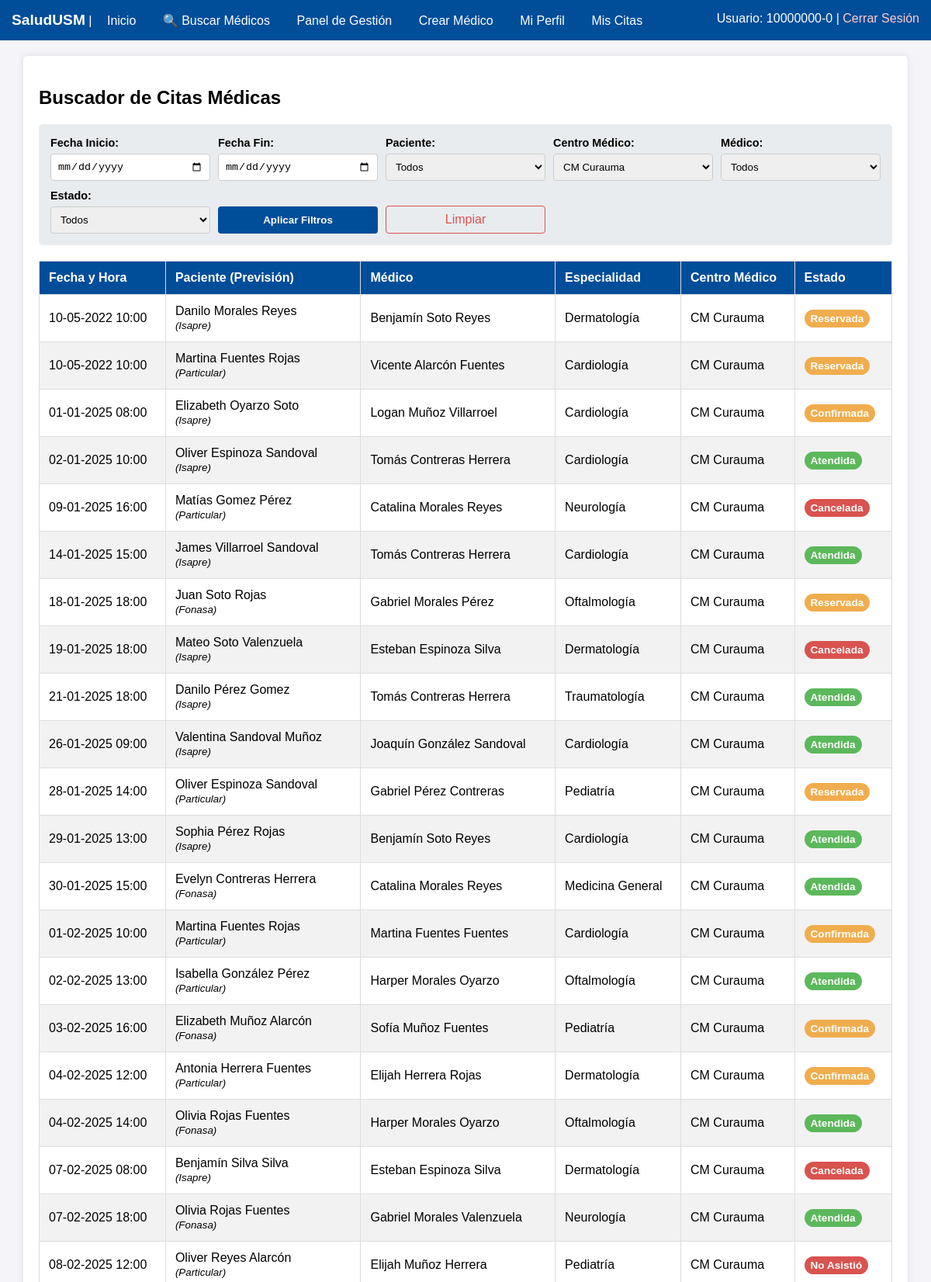
Page /Php/citas.php?id_cm=2 (signed in, upper part) on the committed database.
### tables this page shows
CREATE TABLE IF NOT EXISTS Citas (
    id_cita INT AUTO_INCREMENT PRIMARY KEY,
    rut_pac VARCHAR(10) NOT NULL,
    rut_med VARCHAR(10) NOT NULL,
    id_cm INT NOT NULL,
    id_espec INT NOT NULL,
    id_estado INT NOT NULL,
    fecha_y_hora DATETIME NOT NULL,
    comentario VARCHAR(255) NULL,
    CONSTRAINT FK_Citas_Pacientes FOREIGN KEY (rut_pac) 
        REFERENCES Pacientes(rut_pac) ON UPDATE CASCADE,
    CONSTRAINT FK_Citas_Medicos FOREIGN KEY (rut_med) 
        REFERENCES Medicos(rut_med) ON UPDATE CASCADE,
    CONSTRAINT FK_Citas_CentrosMedicos FOREIGN KEY (id_cm) 
        REFERENCES Centros_medicos(id_cm) ON UPDATE CASCADE,
    CONSTRAINT FK_Citas_Especialidades FOREIGN KEY (id_espec) 
        REFERENCES Especialidades(id_espec) ON UPDATE CASCADE,
    CONSTRAINT FK_Citas_Estado FOREIGN KEY (id_estado) 
        REFERENCES Estado(id_estado) ON UPDATE CASCADE
);

CREATE TABLE IF NOT EXISTS Pacientes (
    rut_pac VARCHAR(10) PRIMARY KEY,
    id_prevision INT NOT NULL,
    Nombre_pac VARCHAR(100) NOT NULL,
    fecha_de_nacimiento DATE NOT NULL,
    sexo VARCHAR(15) NOT NULL,
    telefono_de_contacto VARCHAR(15) NOT NULL,
    CONSTRAINT FK_Pacientes_Prevision FOREIGN KEY (id_prevision) 
        REFERENCES Prevision_de_salud(id_prevision) ON UPDATE CASCADE
);

CREATE TABLE IF NOT EXISTS Prevision_de_salud (
    id_prevision INT AUTO_INCREMENT PRIMARY KEY,
    Nombre_prevision VARCHAR(50) NOT NULL UNIQUE
);

CREATE TABLE IF NOT EXISTS Medicos (
    rut_med VARCHAR(10) PRIMARY KEY,
    Nombre_med VARCHAR(100) NOT NULL,
    Email VARCHAR(100) NOT NULL UNIQUE
);

CREATE TABLE IF NOT EXISTS Especialidades (
    id_espec INT AUTO_INCREMENT PRIMARY KEY,
    tipo VARCHAR(50) NOT NULL UNIQUE
);

CREATE TABLE IF NOT EXISTS Centros_medicos (
    id_cm INT AUTO_INCREMENT PRIMARY KEY,
    nombre_cm VARCHAR(100) NOT NULL,
    comuna VARCHAR(50) NOT NULL,
    region VARCHAR(50) NOT NULL
);

CREATE TABLE IF NOT EXISTS Estado (
    id_estado INT AUTO_INCREMENT PRIMARY KEY,
    tipo_estado VARCHAR(100) NOT NULL UNIQUE
);

### Php/citas.php (the view, shortened to what this page needs)
<?php
require 'conexion.php';
$rol = $_SESSION['rol'];
try {
    $id_cancelada = $pdo->query("SELECT id_estado FROM Estado WHERE tipo_estado = 'Cancelada'")->fetchColumn();
    $sql_vencidas = "UPDATE Citas
                     SET id_estado = ?
                     WHERE fecha_y_hora < NOW()
                     AND id_estado IN (SELECT id_estado FROM Estado WHERE tipo_estado IN ('Reservada', 'Confirmada'))";
    $pdo->prepare($sql_vencidas)->execute([$id_cancelada]);
} catch (Exception $e) {
}
$centros = $pdo->query("SELECT * FROM Centros_medicos ORDER BY nombre_cm")->fetchAll(PDO::FETCH_ASSOC);
$sql = "SELECT c.id_cita, c.fecha_y_hora, p.Nombre_pac, m.Nombre_med, e.tipo AS especialidad,
               cm.nombre_cm, cm.region, est.tipo_estado, prev.Nombre_prevision
        FROM Citas c
        JOIN Pacientes p ON c.rut_pac = p.rut_pac
        JOIN Medicos m ON c.rut_med = m.rut_med
        JOIN Especialidades e ON c.id_espec = e.id_espec
        JOIN Centros_medicos cm ON c.id_cm = cm.id_cm
        JOIN Estado est ON c.id_estado = est.id_estado
        JOIN Prevision_de_salud prev ON p.id_prevision = prev.id_prevision
        WHERE 1=1 ";
$condiciones = [];
$parametros = [];
if (!empty($_GET['id_cm'])) { $condiciones[] = "c.id_cm = ?"; $parametros[] = $_GET['id_cm']; }
if (count($condiciones) > 0) { $sql .= " AND " . implode(" AND ", $condiciones); }
$sql .= " ORDER BY c.fecha_y_hora ASC";
$stmt = $pdo->prepare($sql);
$stmt->execute($parametros);
$resultados = $stmt->fetchAll(PDO::FETCH_ASSOC);
?>
<!DOCTYPE html>
<html>
<head>
</head>
<body>
    <?php include 'navbar.php'; ?>
    <div class="container">
        <h2>Buscador de Citas Médicas</h2>
        <form class="filtros" method="GET" action="">
            <div><label>Fecha Inicio:</label><input type="date" name="fecha_inicio" value="<?php echo $_GET['fecha_inicio'] ?? ''; ?>"></div>
            <div><label>Fecha Fin:</label><input type="date" name="fecha_fin" value="<?php echo $_GET['fecha_fin'] ?? ''; ?>"></div>
            <?php if ($rol !== 'Paciente'): ?>
            <div>
                <label>Paciente:</label>
                <select name="rut_pac">
                    <option value="">Todos</option>
                </select>
            </div>
            <?php endif; ?>
            <div>
                <label>Centro Médico:</label>
                <select name="id_cm">
                    <?php foreach($centros as $c): ?>
                        <option value="<?php echo $c['id_cm']; ?>" <?php echo (isset($_GET['id_cm']) && $_GET['id_cm'] == $c['id_cm']) ? 'selected' : ''; ?>><?php echo htmlspecialchars($c['nombre_cm']); ?></option>
                    <?php endforeach; ?>
                </select>
            </div>
            <?php if ($rol !== 'Medico'): ?>
            <div>
                <label>Médico:</label>
                <select name="rut_med">
                    <option value="">Todos</option>
                </select>
            </div>
            <?php endif; ?>
            <div>
                <label>Estado:</label>
                <select name="id_estado">
                    <option value="">Todos</option>
                </select>
            </div>
            <div><button type="submit" class="btn-filtrar">Aplicar Filtros</button></div>
            <div><a href="citas.php" style="display:block; text-align:center; padding: 8px; margin-top:5px; color:#d9534f; text-decoration:none; border: 1px solid #d9534f; border-radius: 4px;">Limpiar</a></div>
        </form>
        <table>
            <thead>
                <tr>
                    <th>Fecha y Hora</th>
                    <th>Paciente (Previsión)</th>
                    <th>Médico</th>
                    <th>Especialidad</th>
                    <th>Centro Médico</th>
                    <th>Estado</th>
                </tr>
            </thead>
            <tbody>
                <?php if (count($resultados) > 0): ?>
                    <?php foreach ($resultados as $row):
                        $estado_lower = strtolower($row['tipo_estado']);
                        $clase_estado = 'estado ';
                        if ($estado_lower == 'reservada' || $estado_lower == 'confirmada') $clase_estado .= 'estado-reservada';
                        elseif ($estado_lower == 'realizada' || $estado_lower == 'atendida') $clase_estado .= 'estado-realizada';
                        else $clase_estado .= 'estado-cancelada';
                    ?>
                        <tr>
                            <td><?php echo date('d-m-Y H:i', strtotime($row['fecha_y_hora'])); ?></td>
                            <td><?php echo htmlspecialchars($row['Nombre_pac']) . " <br><small><i>(" . htmlspecialchars($row['Nombre_prevision']) . ")</i></small>"; ?></td>
                            <td><?php echo htmlspecialchars($row['Nombre_med']); ?></td>
                            <td><?php echo htmlspecialchars($row['especialidad']); ?></td>
                            <td><?php echo htmlspecialchars($row['nombre_cm']); ?></td>
                            <td><span class="<?php echo $clase_estado; ?>"><?php echo htmlspecialchars($row['tipo_estado']); ?></span></td>
                        </tr>
                    <?php endforeach; ?>
                <?php else: ?>
                    <tr><td colspan="<?php echo ($rol === 'Administrador') ? '6' : '7'; ?>" style="text-align:center;">No se encontraron citas.</td></tr>
                <?php endif; ?>
            </tbody>
        </table>
    </div>
</body>
</html>

### Php/citas.php (style rules this page uses)
body { font-family: Arial, sans-serif; margin: 0; background: #f4f4f9; }
.container { padding: 20px; max-width: 1100px; margin: auto; background: white; margin-top: 20px; border-radius: 5px; box-shadow: 0 0 10px rgba(0,0,0,0.1); }
.filtros { display: grid; grid-template-columns: repeat(auto-fit, minmax(200px, 1fr)); gap: 10px; background: #e9ecef; padding: 15px; border-radius: 5px; margin-bottom: 20px; align-items: end; }
.filtros label { font-size: 0.9em; font-weight: bold; }
.filtros input, .filtros select { width: 100%; padding: 8px; margin-top: 5px; box-sizing: border-box; border: 1px solid #ccc; border-radius: 4px; }
.btn-filtrar { background-color: #004d99; color: white; padding: 10px; border: none; cursor: pointer; width: 100%; font-weight: bold; border-radius: 4px; margin-top: 5px; }
table { width: 100%; border-collapse: collapse; margin-top: 10px; }
th, td { padding: 12px; border: 1px solid #ddd; text-align: left; }
th { background-color: #004d99; color: white; }
tr:nth-child(even) { background-color: #f2f2f2; }
.estado { padding: 4px 8px; border-radius: 12px; font-size: 0.85em; font-weight: bold; color: white; }
.estado-reservada { background-color: #f0ad4e; }
.estado-realizada { background-color: #5cb85c; }
.estado-cancelada { background-color: #d9534f; }

### rows in the picture
citas: fecha_y_hora "10-05-2022 10:00", rut_pac.Nombre_pac "Danilo Morales Reyes", prevision_de_salud.Nombre_prevision "Isapre", rut_med.Nombre_med "Benjamín Soto Reyes", id_espec.tipo "Dermatología", id_cm.nombre_cm "CM Curauma", id_estado.tipo_estado "Reservada"
citas: fecha_y_hora "10-05-2022 10:00", rut_pac.Nombre_pac "Martina Fuentes Rojas", prevision_de_salud.Nombre_prevision "Particular", rut_med.Nombre_med "Vicente Alarcón Fuentes", id_espec.tipo "Cardiología", id_cm.nombre_cm "CM Curauma", id_estado.tipo_estado "Reservada"
citas: fecha_y_hora "01-01-2025 08:00", rut_pac.Nombre_pac "Elizabeth Oyarzo Soto", prevision_de_salud.Nombre_prevision "Isapre", rut_med.Nombre_med "Logan Muñoz Villarroel", id_espec.tipo "Cardiología", id_cm.nombre_cm "CM Curauma", id_estado.tipo_estado "Confirmada"
citas: fecha_y_hora "02-01-2025 10:00", rut_pac.Nombre_pac "Oliver Espinoza Sandoval", prevision_de_salud.Nombre_prevision "Isapre", rut_med.Nombre_med "Tomás Contreras Herrera", id_espec.tipo "Cardiología", id_cm.nombre_cm "CM Curauma", id_estado.tipo_estado "Atendida"
citas: fecha_y_hora "09-01-2025 16:00", rut_pac.Nombre_pac "Matías Gomez Pérez", prevision_de_salud.Nombre_prevision "Particular", rut_med.Nombre_med "Catalina Morales Reyes", id_espec.tipo "Neurología", id_cm.nombre_cm "CM Curauma", id_estado.tipo_estado "Cancelada"
citas: fecha_y_hora "14-01-2025 15:00", rut_pac.Nombre_pac "James Villarroel Sandoval", prevision_de_salud.Nombre_prevision "Isapre", rut_med.Nombre_med "Tomás Contreras Herrera", id_espec.tipo "Cardiología", id_cm.nombre_cm "CM Curauma", id_estado.tipo_estado "Atendida"
citas: fecha_y_hora "18-01-2025 18:00", rut_pac.Nombre_pac "Juan Soto Rojas", prevision_de_salud.Nombre_prevision "Fonasa", rut_med.Nombre_med "Gabriel Morales Pérez", id_espec.tipo "Oftalmología", id_cm.nombre_cm "CM Curauma", id_estado.tipo_estado "Reservada"
citas: fecha_y_hora "19-01-2025 18:00", rut_pac.Nombre_pac "Mateo Soto Valenzuela", prevision_de_salud.Nombre_prevision "Isapre", rut_med.Nombre_med "Esteban Espinoza Silva", id_espec.tipo "Dermatología", id_cm.nombre_cm "CM Curauma", id_estado.tipo_estado "Cancelada"
citas: fecha_y_hora "21-01-2025 18:00", rut_pac.Nombre_pac "Danilo Pérez Gomez", prevision_de_salud.Nombre_prevision "Isapre", rut_med.Nombre_med "Tomás Contreras Herrera", id_espec.tipo "Traumatología", id_cm.nombre_cm "CM Curauma", id_estado.tipo_estado "Atendida"
citas: fecha_y_hora "26-01-2025 09:00", rut_pac.Nombre_pac "Valentina Sandoval Muñoz", prevision_de_salud.Nombre_prevision "Isapre", rut_med.Nombre_med "Joaquín González Sandoval", id_espec.tipo "Cardiología", id_cm.nombre_cm "CM Curauma", id_estado.tipo_estado "Atendida"
citas: fecha_y_hora "28-01-2025 14:00", rut_pac.Nombre_pac "Oliver Espinoza Sandoval", prevision_de_salud.Nombre_prevision "Particular", rut_med.Nombre_med "Gabriel Pérez Contreras", id_espec.tipo "Pediatría", id_cm.nombre_cm "CM Curauma", id_estado.tipo_estado "Reservada"
citas: fecha_y_hora "29-01-2025 13:00", rut_pac.Nombre_pac "Sophia Pérez Rojas", prevision_de_salud.Nombre_prevision "Isapre", rut_med.Nombre_med "Benjamín Soto Reyes", id_espec.tipo "Cardiología", id_cm.nombre_cm "CM Curauma", id_estado.tipo_estado "Atendida"
citas: fecha_y_hora "30-01-2025 15:00", rut_pac.Nombre_pac "Evelyn Contreras Herrera", prevision_de_salud.Nombre_prevision "Fonasa", rut_med.Nombre_med "Catalina Morales Reyes", id_espec.tipo "Medicina General", id_cm.nombre_cm "CM Curauma", id_estado.tipo_estado "Atendida"
citas: fecha_y_hora "01-02-2025 10:00", rut_pac.Nombre_pac "Martina Fuentes Rojas", prevision_de_salud.Nombre_prevision "Particular", rut_med.Nombre_med "Martina Fuentes Fuentes", id_espec.tipo "Cardiología", id_cm.nombre_cm "CM Curauma", id_estado.tipo_estado "Confirmada"
citas: fecha_y_hora "02-02-2025 13:00", rut_pac.Nombre_pac "Isabella González Pérez", prevision_de_salud.Nombre_prevision "Particular", rut_med.Nombre_med "Harper Morales Oyarzo", id_espec.tipo "Oftalmología", id_cm.nombre_cm "CM Curauma", id_estado.tipo_estado "Atendida"
citas: fecha_y_hora "03-02-2025 16:00", rut_pac.Nombre_pac "Elizabeth Muñoz Alarcón", prevision_de_salud.Nombre_prevision "Fonasa", rut_med.Nombre_med "Sofía Muñoz Fuentes", id_espec.tipo "Pediatría", id_cm.nombre_cm "CM Curauma", id_estado.tipo_estado "Confirmada"
citas: fecha_y_hora "04-02-2025 12:00", rut_pac.Nombre_pac "Antonia Herrera Fuentes", prevision_de_salud.Nombre_prevision "Particular", rut_med.Nombre_med "Elijah Herrera Rojas", id_espec.tipo "Dermatología", id_cm.nombre_cm "CM Curauma", id_estado.tipo_estado "Confirmada"
citas: fecha_y_hora "04-02-2025 14:00", rut_pac.Nombre_pac "Olivia Rojas Fuentes", prevision_de_salud.Nombre_prevision "Fonasa", rut_med.Nombre_med "Harper Morales Oyarzo", id_espec.tipo "Oftalmología", id_cm.nombre_cm "CM Curauma", id_estado.tipo_estado "Atendida"
citas: fecha_y_hora "07-02-2025 08:00", rut_pac.Nombre_pac "Benjamín Silva Silva", prevision_de_salud.Nombre_prevision "Isapre", rut_med.Nombre_med "Esteban Espinoza Silva", id_espec.tipo "Dermatología", id_cm.nombre_cm "CM Curauma", id_estado.tipo_estado "Cancelada"
citas: fecha_y_hora "07-02-2025 18:00", rut_pac.Nombre_pac "Olivia Rojas Fuentes", prevision_de_salud.Nombre_prevision "Fonasa", rut_med.Nombre_med "Gabriel Morales Valenzuela", id_espec.tipo "Neurología", id_cm.nombre_cm "CM Curauma", id_estado.tipo_estado "Atendida"
citas: fecha_y_hora "08-02-2025 12:00", rut_pac.Nombre_pac "Oliver Reyes Alarcón", prevision_de_salud.Nombre_prevision "Particular", rut_med.Nombre_med "Elijah Muñoz Herrera", id_espec.tipo "Pediatría", id_cm.nombre_cm "CM Curauma", id_estado.tipo_estado "No Asistió"

### other values in the picture
$_SESSION['rut'] "10000000-0"
form field id_cm "CM Curauma"
